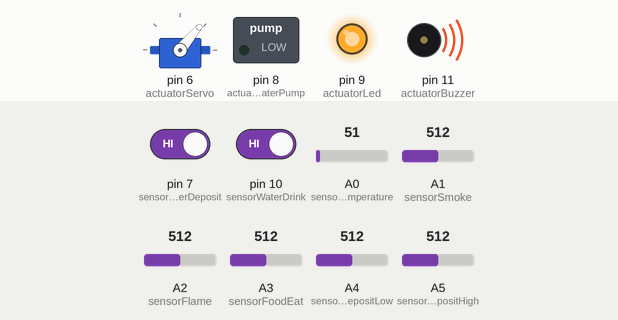
Recording of a sketch running on a simulated Arduino Uno, built with avr-gcc and run on an emulated ATmega328P. Parts: servo, switched loads named in the sketch (green lamp = pin HIGH), output pins drawn as LEDs (lit = HIGH), buzzer (waves = sounding, pin HIGH). The inputs (shaded band) are chosen by the test bench; at power-on: A3 (sensorFoodEat) = 512, pin 7 (sensorWaterDeposit) HIGH, pin 10 (sensorWaterDrink) HIGH, A0 (sensorTemperature) = 51, A1 (sensorSmoke) = 512, A2 (sensorFlame) = 512, A4 (sensorFoodDepositLow) = 512, A5 (sensorFoodDepositHigh) = 512. What the sketch prints to the serial monitor is not drawn.

Above: at 1.2 s.
1.3 s: A3 (sensorFoodEat) set to 110
3.2 s: A3 (sensorFoodEat) set to 94
At 5.7 s:
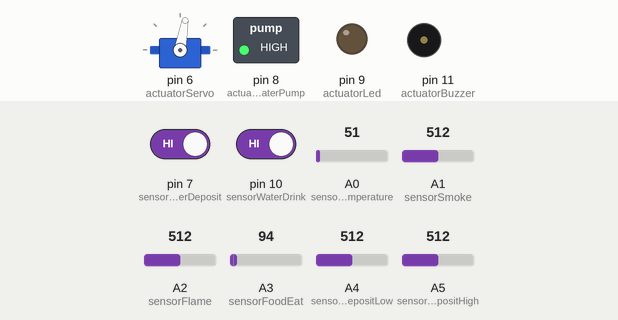
6.2 s: A3 (sensorFoodEat) set to 130
At 8.2 s:
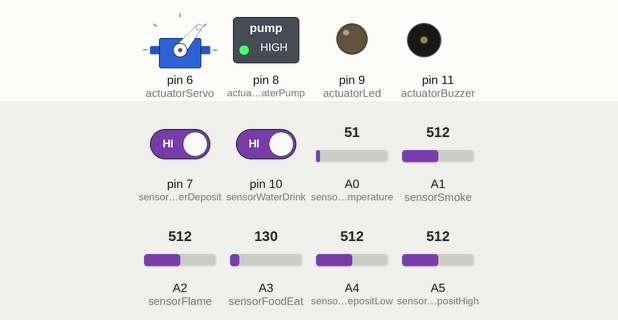
8.5 s: A3 (sensorFoodEat) set to 90
At 10.7 s:
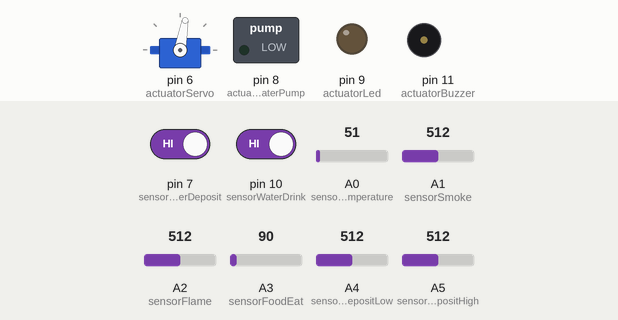
11.5 s: A3 (sensorFoodEat) set to 306
At 13.2 s:
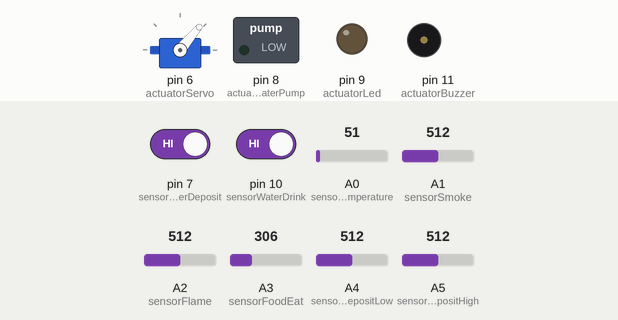
13.5 s: A3 (sensorFoodEat) set to 30
At 15.0 s:
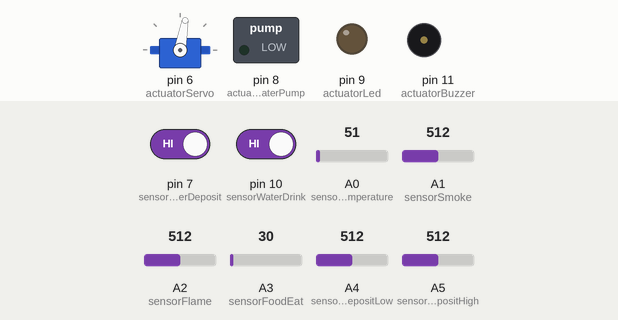
Timing chart, 0 to 16.5 s (numbered marks = the images above; inputs shaded):
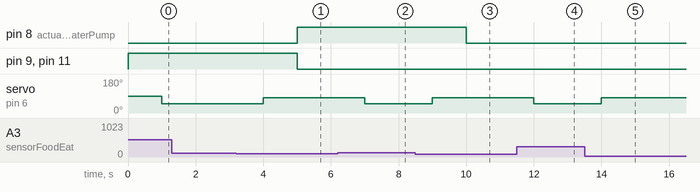

Measured:
- the behaviour switches between 100 and 99 on A3 (sensorFoodEat) (found by bisection; images 0 and 1)
- after the input at 1.3 s, every drawn part: stays the same
- after the input at 3.2 s, servo on pin 6 (actuatorServo): 50° → 80° after 0.80 s
- after the input at 6.2 s, servo on pin 6 (actuatorServo): 80° → 50° after 0.80 s
- after the input at 8.5 s, servo on pin 6 (actuatorServo): 50° → 80° after 0.50 s
- after the input at 11.5 s, servo on pin 6 (actuatorServo): 80° → 50° after 0.50 s
- after the input at 13.5 s, servo on pin 6 (actuatorServo): 50° → 80° after 0.50 s

The sketch:

FireBirdEmbedded.ino
```cpp
#include <MsTimer2.h>
#include <SoftwareSerial.h>
#include <Servo.h>
#include <ArduinoJson.h>

// Json

StaticJsonBuffer<200> jsonBuffer;
JsonObject& measurementPacket = jsonBuffer.createObject();

// Sensores

const float maxVoltage = 5.0;

// -- Sensores analógicos

const float sensorAnalogMin = 0;
const float sensorAnalogMax = 1023;

const int sensorTemperature = A0;
const int sensorSmoke = A1;
const int sensorFlame = A2;
const int sensorFoodEat = A3;
const int sensorFoodDepositLow = A4;
const int sensorFoodDepositHigh = A5;

// -- Sensores digitales

const int sensorWaterDeposit = 7;
const int sensorWaterDrink = 10;

// -- Constantes

const int differenceTemperatureLimit = 3;
const int sensorSmokeLimit = 120;
const int sensorFlameLimit = 600;
const int sensorFoodLimit = 100;
const int sensorFoodDepositLowLimit = 100;
const int sensorFoodDepositHighLimit = 100;

// Actuadores

const int actuatorServo = 6;

const int actuatorBuzzer = 11;
const int actuatorWaterPump = 8;
const int actuatorLed = 9;

// -- Constantes

const int servoClosedPosition = 80;
const int servoOpenedPosition = 50;

// Variables

// -- Mediciones

int measurementFlame;
int measurementSmoke;
float measurementTemperature;
int measurementFoodEat;
int measurementFoodDepositLow;
int measurementFoodDepositHigh;
int measurementWaterDrink;
int measurementWaterDeposit;

float lastTemperature = 0;

bool thereIsSmoke;
bool thereIsFlame;
bool temperatureChanged;
bool isFoodDepositLow;
bool isFoodDepositHigh;
bool thereIsWaterDrink;
bool thereIsWaterDeposit;

// -- Simular el Timer

int timeCounter = 0;

// Componentes

// -- Bluetooth

SoftwareSerial btSerial(3, 2);

const int requestMeasurements = 50;
const int requestLed = 11;
const int requestBuzzer = 22;
const int requestWaterPump = 33;
const int noAction = 99;

int btCode;
bool doingAction = false;
int currentAction;
int timeActionCounter = 0;

const int durationLed = 3;
const int durationBuzzer = 1;
const int durationWaterPump = 1;

// -- Servo Motor

Servo servo;

// Detección de incendio

int timeFireCounter = 0;

bool fireDetected = false;

bool isBuzzerAndLedEnabled = false;
bool isWaterPumpEnabled = false;

const int durationBuzzerAndLed = 5;
const int durationWaterPumpOnFire = 5;

// Setup

void setup() {

  // Setear los actuadores como pines de salida
  pinMode(actuatorServo, OUTPUT);
  pinMode(actuatorBuzzer, OUTPUT);
  pinMode(actuatorWaterPump, OUTPUT);
  pinMode(actuatorLed, OUTPUT);


  // Configurar el Timer 2 cada una décima de segundo
  MsTimer2::set(100, checkMeasurements);
  MsTimer2::start();

  // Atachar el componente servo al pin correspondiente
  servo.attach(actuatorServo);

  // Habilitar las interrupciones
  interrupts();

  // Configurar la velocidad de transmisión
  btSerial.begin(9600);
  Serial.begin(9600);

}

// Loop

void loop() {

  // Tomar las mediciones
  measurementFlame = analogRead(sensorFlame);
  measurementSmoke = analogRead(sensorSmoke);
  measurementTemperature = analogRead(sensorTemperature) * (maxVoltage / sensorAnalogMax) * 100;
  measurementFoodEat = analogRead(sensorFoodEat);
  measurementFoodDepositLow = analogRead(sensorFoodDepositLow);
  measurementFoodDepositHigh = analogRead(sensorFoodDepositHigh);
  measurementWaterDrink = digitalRead(sensorWaterDrink);
  measurementWaterDeposit = digitalRead(sensorWaterDeposit);

  // Chequear las mediciones
  thereIsSmoke = measurementSmoke >= sensorSmokeLimit;
  thereIsFlame = measurementFlame <= sensorFlameLimit;
  temperatureChanged = measurementTemperature - lastTemperature >= differenceTemperatureLimit;

  isFoodDepositHigh = measurementFoodDepositHigh >= sensorFoodDepositHighLimit;
  isFoodDepositLow = measurementFoodDepositLow >= sensorFoodDepositLowLimit;
  thereIsWaterDrink = measurementWaterDrink == 0;
  thereIsWaterDeposit = measurementWaterDeposit == 0;

  // Comprobar si hay fuego
  if (thereIsFlame && thereIsSmoke && temperatureChanged && !doingAction) {

    if (!fireDetected) {

      fireDetected = true;

      timeFireCounter = 0;
      digitalWrite(actuatorWaterPump, LOW);
      digitalWrite(actuatorLed, HIGH);
      digitalWrite(actuatorBuzzer, HIGH);
      isBuzzerAndLedEnabled = true;


    }


    //delay(5000);


  }

  if(fireDetected && !doingAction){
    if (timeFireCounter >= durationBuzzerAndLed * 10 && isBuzzerAndLedEnabled) {
        digitalWrite(actuatorLed, LOW);
        digitalWrite(actuatorBuzzer, LOW);
        digitalWrite(actuatorWaterPump, HIGH);
        isBuzzerAndLedEnabled = false;
        isWaterPumpEnabled = true;
        timeFireCounter = 0;
      } else if (timeFireCounter >= durationWaterPumpOnFire * 10 && isWaterPumpEnabled) {
//        digitalWrite(actuatorLed, LOW);
//        digitalWrite(actuatorBuzzer, LOW);
        digitalWrite(actuatorWaterPump, LOW);
        timeFireCounter = 0;
        fireDetected = false;
      }

  }
  //else {
  //
  //    // Apagar todo
  //    if (fireDetected) {
  //      digitalWrite(actuatorLed, LOW);
  //      digitalWrite(actuatorBuzzer, LOW);
  //      digitalWrite(actuatorWaterPump, LOW);
  //    }
  //
  //    fireDetected = false;
  //    timeFireCounter = 0;
  //  }

}

// Funciones extras

void checkMeasurements() {

  // Aumento en 1 el contador de décimas de segundos
  timeCounter++;
  timeFireCounter++;

  // Cada 5 segundos actualizar la última temperatura
  if (timeCounter % 50 == 0) {
    lastTemperature = measurementTemperature;
  }

  // Cada 1 segundo verificar el nivel de comida
  if (timeCounter % 10 == 0) {
    if (measurementFoodEat < sensorFoodLimit) {
      servo.write(servoClosedPosition);
    } else {
      servo.write(servoOpenedPosition);
    }
  }

  // Cada 2 décimas de segundo verificar si hay solicitudes por Bluetooth
  if (timeCounter % 2 == 0 && btSerial.available() > 0) {

    // Leer el codigo y realizar la acción necesaria
    btCode = btSerial.read();

    switch (btCode) {
      case requestMeasurements:
        measurementPacket["temperature"] = measurementTemperature - 10;
        measurementPacket["smoke"] = measurementSmoke;//thereIsSmoke ? "Detectado" : "No Detectado";
        measurementPacket["flame"] = measurementFlame;//thereIsFlame ? "Detectado" : "No Detectado";
        measurementPacket["food"] = isFoodDepositHigh ? "Alto" : isFoodDepositLow ? "Medio" : "Bajo";
        measurementPacket["water"] = thereIsWaterDrink ? "Alto" : "Bajo";
        measurementPacket["tankWater"] = thereIsWaterDeposit ? "Alto" : "Bajo";
        measurementPacket.printTo(btSerial);
        break;
      case requestLed:
        if (!doingAction) {
          digitalWrite(actuatorLed, HIGH);
          doingAction = true;
          currentAction = requestLed;
        }
        break;
      case requestBuzzer:
        if (!doingAction) {
          digitalWrite(actuatorBuzzer, HIGH);
          //tone(actuatorBuzzer, 1000);
          doingAction = true;
          currentAction = requestBuzzer;
        }
        break;
      case requestWaterPump:
        if (!doingAction) {
          digitalWrite(actuatorWaterPump, HIGH);
          doingAction = true;
          currentAction = requestWaterPump;
        }
        break;
    }

  }

  // Comprobar si se está realizando una acción
  if (doingAction) {
    timeActionCounter++;
    // Cancelar la acción después del tiempo predeterminado
    switch (currentAction) {
      case requestLed:
        if (timeActionCounter >= durationLed * 10) {
          digitalWrite(actuatorLed, LOW);
          doingAction = false;
        }
        break;
      case requestBuzzer:
        if (timeActionCounter >= durationBuzzer * 10) {
          digitalWrite(actuatorBuzzer, LOW);
          doingAction = false;
        }
        break;
      case requestWaterPump:
        if (timeActionCounter >= durationWaterPump * 10) {
          digitalWrite(actuatorWaterPump, LOW);
          doingAction = false;
        }
        break;
    }
    // Resetear la acción actual
    if (!doingAction) {
      timeActionCounter = 0;
      currentAction = noAction;
    }
  }

  Serial.println("sigo lupeando");
  // Resetear cada 5 segundos
  if (timeCounter == 50) {
    timeCounter = 0;
  }

}
```
